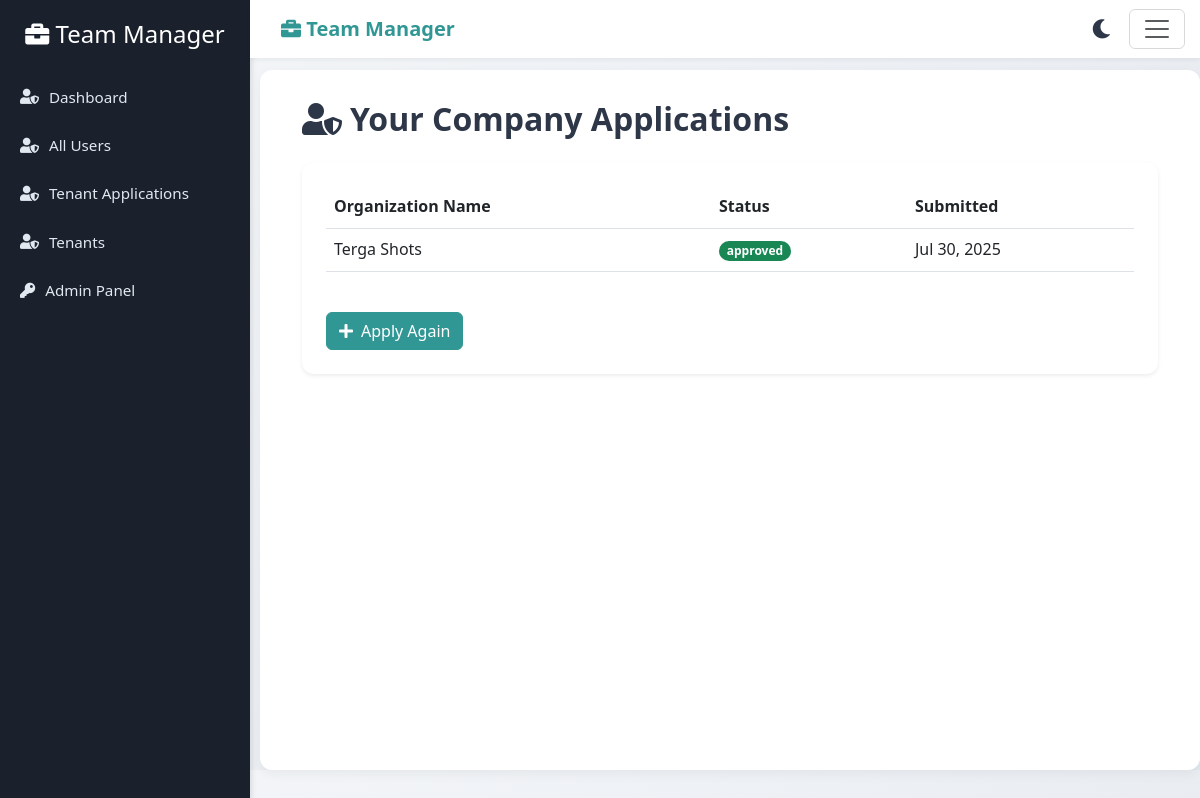
Page /tenants/application-status/21/ (signed in) on the committed database.
### tenants/models.py (models this page shows, shortened)
class TenantApplication(models.Model):
    STATUS_CHOICES = [
        ('pending', 'Pending'),
        ('approved', 'Approved'),
        ('rejected', 'Rejected'),
    ]
    username = models.CharField(max_length=150, unique=True)
    email = models.EmailField(unique=True)
    password = models.CharField(max_length=255)
    organization_name = models.CharField(max_length=100, unique=True)
    slug = models.SlugField(max_length=100, unique=True)
    status = models.CharField(max_length=20, choices=STATUS_CHOICES, default='pending')
    created_at = models.DateTimeField(auto_now_add=True)
    updated_at = models.DateTimeField(auto_now=True)

### tenants/views.py (the view)
# urls.py: path('application-status/<int:identifier>/', application_status, name='application_status'),
def application_status(request, identifier):
    applications = TenantApplication.objects.filter(id=identifier)
    logger.debug(f"Listed {applications.count()} applications for identifier: {identifier}")
    if not applications:
        messages.warning(request, "No applications found for the provided identifier.")
    return render(request, 'tenants/application_status.html', {'applications': applications})

### documents/context_processors.py (called while the page is built)
def notification_count(request):
    print("Meer>>>>>", request)
    if request.user.is_authenticated:
        if request.user.is_superuser:
            user = CustomUser.objects.get(username=request.user.username)
        else:
            user = CustomUser.objects.get(username=request.user.username, tenant=request.tenant)
        count = UserNotification.objects.filter(user=user, dismissed=False).count()
        return {'unseen_notification_count': count}
    return {'unseen_notification_count': 0}

### documents/models.py (called while the page is built)
    def __str__(self):
        return self.username

### tenants/templates/tenants/application_status.html (shortened to what this page needs)
{% extends "base.html" %}
{% load static %}
{% block content %}
<div class="container-fluid">
    <h2 class="mb-4" style="font-weight: 600; color: #2d3748;">
        <i class="fas fa-user-shield me-2"></i>Your Company Applications
    </h2>
    <div class="card shadow-sm border-0" style="border-radius: 12px; background: #ffffff;">
        <div class="card-body p-4">
            {% if applications %}
            <div class="table-responsive">
                <table class="table table-hover">
                    <thead>
                        <tr style="background: #f8fafc; color: #2d3748;">
                            <th scope="col">Organization Name</th>
                            <th scope="col">Status</th>
                            <th scope="col">Submitted</th>
                        </tr>
                    </thead>
                    <tbody>
                        {% for application in applications %}
                        <tr style="transition: background-color 0.2s ease;">
                            <td>{{ application.organization_name }}</td>
                            <td>
                                <span class="badge {% if application.status == 'pending' %}bg-warning{% elif application.status == 'approved' %}bg-success{% else %}bg-danger{% endif %}">
                                    {{ application.status }}
                                </span>
                            </td>
                            <td>{{ application.created_at|date:"M d, Y" }}</td>
                        </tr>
                        {% endfor %}
                    </tbody>
                </table>
            </div>
            {% else %}
            <p class="text-muted text-center">No company applications found.</p>
            {% endif %}
            <div class="mt-4">
                <a href="{% url 'apply_for_tenant' %}" class="btn btn-primary" title="Apply for a New Tenant" aria-label="Apply for a New Tenant">
                    <i class="fas fa-plus me-2"></i>Apply Again
                </a>
            </div>
        </div>
    </div>
</div>
{% endblock %}

### tenants/templates/tenants/application_status.html (style rules this page uses)
.btn-primary { background-color: #319795; border-color: #319795; transition: background-color 0.2s ease; }

### rows in the picture
TenantApplication: organization_name "Terga Shots", status "approved", created_at "Jul 30, 2025"

### other values in the picture
{{ tenant.name|default:"Team Manager" }} "Team Manager"
